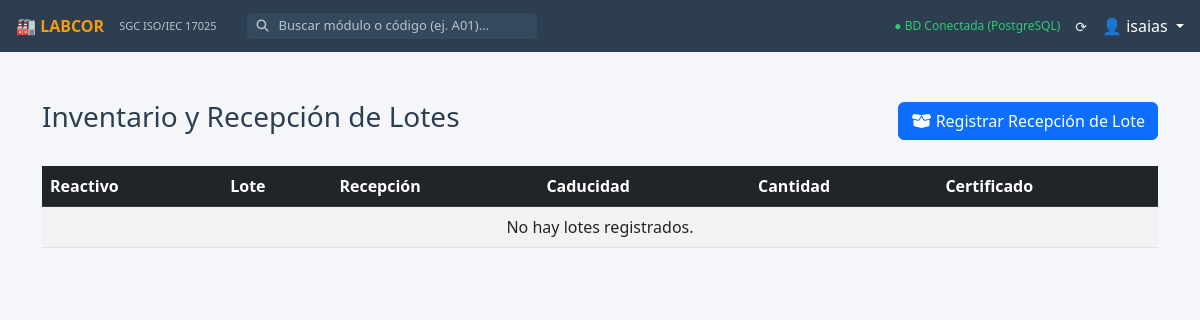
The app's page /m11/lotes/ (signed in), older data.
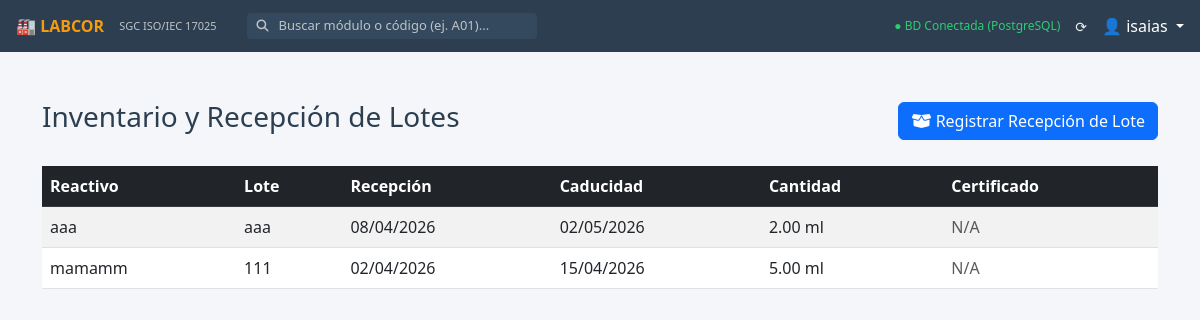
The same page, newer data.
### m11_reactivos/models.py (models this page shows, shortened)
class AuditoriaBase(models.Model):
    id_registro = models.AutoField(primary_key=True)
    fecha_creacion = models.DateTimeField(auto_now_add=True)
    fecha_modificacion = models.DateTimeField(auto_now=True)
    usuario_creacion = models.ForeignKey(User, related_name='%(class)s_creados', on_delete=models.SET_NULL, null=True, blank=True)
    usuario_modificacion = models.ForeignKey(User, related_name='%(class)s_modificados', on_delete=models.SET_NULL, null=True, blank=True)
    activo = models.BooleanField(default=True)
    class Meta:
        abstract = True

class LoteReactivo(AuditoriaBase):
    reactivo = models.ForeignKey(Reactivo, on_delete=models.CASCADE)
    numero_lote = models.CharField(max_length=100, verbose_name="Número de Lote")
    fecha_recepcion = models.DateField()
    fecha_caducidad = models.DateField()
    cantidad_recibida = models.DecimalField(max_digits=10, decimal_places=2)
    unidad_medida = models.CharField(max_length=50, help_text="Ej. L, ml, kg, g")
    certificado_analisis = models.FileField(upload_to='m11/certificados_lote/', blank=True, null=True)

class Reactivo(AuditoriaBase):
    nombre = models.CharField(max_length=200)
    descripcion = models.TextField(blank=True, verbose_name="Descripción/Uso")
    ficha_seguridad = models.FileField(upload_to='m11/fichas_seguridad/', blank=True, null=True)
    proveedor = models.ForeignKey(Proveedor, on_delete=models.SET_NULL, null=True, blank=True)

### m11_reactivos/views.py (the view)
# urls.py: path('lotes/', views.lista_lotes, name='m11_lista_lotes'),
@login_required
def lista_lotes(request):
    lotes = LoteReactivo.objects.filter(activo=True).select_related('reactivo')
    return render(request, 'm11_reactivos/lista_lotes.html', {'lotes': lotes})

### m11_reactivos/templates/m11_reactivos/lista_lotes.html (shortened to what this page needs)
{% extends 'base.html' %}
{% block content %}
<div class="container mt-4">
    <div class="d-flex justify-content-between align-items-center mb-4">
        <h3>Inventario y Recepción de Lotes</h3>
        <a href="{% url 'm11_nuevo_lote' %}" class="btn btn-primary">
            <i class="fas fa-box-open"></i> Registrar Recepción de Lote
        </a>
    </div>
    <table class="table table-striped table-hover">
        <thead class="table-dark">
            <tr>
                <th>Reactivo</th>
                <th>Lote</th>
                <th>Recepción</th>
                <th>Caducidad</th>
                <th>Cantidad</th>
                <th>Certificado</th>
            </tr>
        </thead>
        <tbody>
            {% for lote in lotes %}
            <tr>
                <td>{{ lote.reactivo.nombre }}</td>
                <td>{{ lote.numero_lote }}</td>
                <td>{{ lote.fecha_recepcion|date:"d/m/Y" }}</td>
                <td>{{ lote.fecha_caducidad|date:"d/m/Y" }}</td>
                <td>{{ lote.cantidad_recibida }} {{ lote.unidad_medida }}</td>
                <td>
                    {% if lote.certificado_analisis %}
                        <a href="{{ lote.certificado_analisis.url }}" target="_blank" class="btn btn-sm btn-info">Ver</a>
                    {% else %}
                        <span class="text-muted">N/A</span>
                    {% endif %}
                </td>
            </tr>
            {% empty %}
            <tr>
                <td colspan="6" class="text-center">No hay lotes registrados.</td>
            </tr>
            {% endfor %}
        </tbody>
    </table>
</div>
{% endblock %}

Row changes from the older to the newer data that the page shows:
added LoteReactivo: reactivo.nombre "aaa", numero_lote "aaa", fecha_recepcion "08/04/2026", fecha_caducidad "02/05/2026", cantidad_recibida "2.00", unidad_medida "ml", certificado_analisis "N/A"
added LoteReactivo: reactivo.nombre "mamamm", numero_lote "111", fecha_recepcion "02/04/2026", fecha_caducidad "15/04/2026", cantidad_recibida "5.00", unidad_medida "ml", certificado_analisis "N/A"
Text that changed along with them:
text no longer shown: "No hay lotes registrados."
